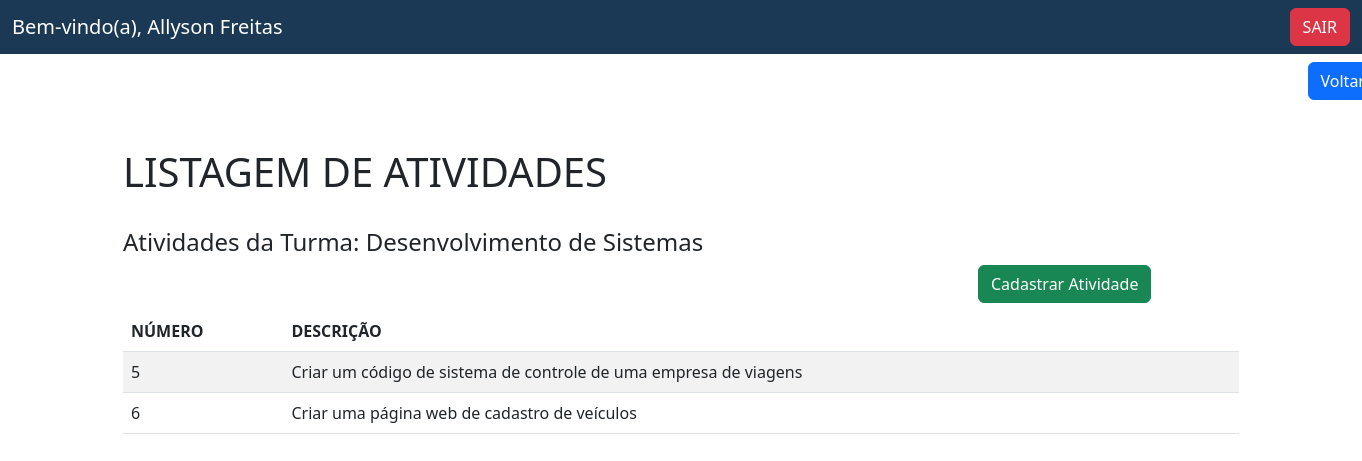
Page /listar_demanda.php?codigo=5&nome_turma=Desenvolvimento de Sistemas (signed in) on the committed database.
### tables this page shows
CREATE TABLE `atividades` (
  `id_atividade` int(11) NOT NULL,
  `turma` varchar(200) NOT NULL,
  `descricao` varchar(200) NOT NULL
);

### listar_demanda.php (the view, shortened to what this page needs)
<?php
    if(isset($_SESSION['email']) && $_SESSION['email'] === TRUE){
?>
<!DOCTYPE html>
<html lang="en">
<head>
    <link href="https://cdn.jsdelivr.net/npm/bootstrap@5.3.0/dist/css/bootstrap.min.css" rel="stylesheet">
</head>
<body>
<?php
    $turma = $_GET["nome_turma"];
    $codigo = $_GET["codigo"];
?>
    <nav class="navbar navbar-custom">
        <div class="container-fluid">
            <span class="navbar-brand mb-0 h1 text-white">Bem-vindo(a), <?php echo $_COOKIE['nome']; ?></span>
            <a href="index.php" class="btn btn-danger" onclick="return confirm('Tem certeza que deseja SAIR?')">SAIR</a>
        </div>
    </nav>
    <div class="col-2" style="margin-left: 96%;">
        <a href="pag_professor.php" class="btn btn-primary mt-2">Voltar</a>
    </div>
    <div class="container mt-5">
        <h1>LISTAGEM DE ATIVIDADES</h1>
        <br>
        <h4>Atividades da Turma: <?php echo $turma; ?></h4>
        <div class="row justify-content-end">
            <div class="col-3">
                <a href="cadastro_atividade.php?codigo=<?php echo $codigo; ?>&nome_turma=<?php echo $turma;?>" class="btn btn-success mb-2">Cadastrar Atividade</a>
            </div>
        </div>
        <center>
            <table class="table table-striped">
                <thead>
                    <tr>
                        <th scope="col">NÚMERO</th>
                        <th scope="col">DESCRIÇÃO</th>
                    </tr>
                </thead>
                <?php
                    require_once "conexao.php";
                    if ($_SERVER["REQUEST_METHOD"] == "GET"){
                        $sql_query = "SELECT * FROM atividades WHERE turma = '$turma'";
                        if ($result = $conn ->query($sql_query)) {
                            while ($row = $result->fetch_assoc()) {
                                $numero = $row['id_atividade'];
                                $descricao = $row['descricao'];
                ?>
                            <tr>
                                <td><?php echo $numero; ?></td>
                                <td><?php echo $descricao; ?></td>
                            </tr>
                <?php
                            }
                        }
                    }
                ?>
            </table>
        </center>
    </div>
</body>
</html>
<?php
    }else{
        header("location:index.php");
}
?>

### listar_demanda.php (style rules this page uses)
.navbar-custom { background-color: #1B3954; }

### rows in the picture
atividades: id_atividade "5", descricao "Criar um código de sistema de controle de uma empresa de viagens"
atividades: id_atividade "6", descricao "Criar uma página web de cadastro de veículos"

### other values in the picture
$_COOKIE['nome'] "Allyson Freitas"
$turma "Desenvolvimento de Sistemas"
